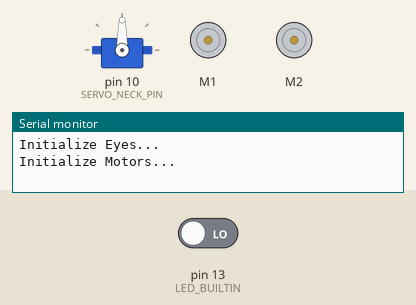
Bench run of a sketch on a simulated Arduino Uno, built with avr-gcc and run on an emulated ATmega328P. Parts: servo, 2 × DC motor (green arrow = forward, orange = backward, longer = faster), the last lines printed to the serial monitor. The test bench sets the inputs (shaded band); at power-on: pin 13 (LED_BUILTIN) LOW.

Above: at 0.1 s.
At 4.33 s:
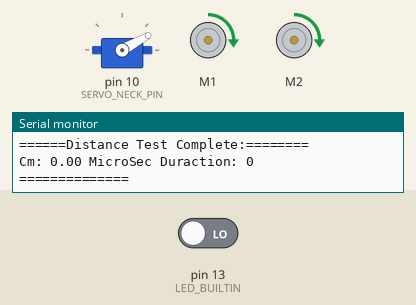
At 8.85 s:
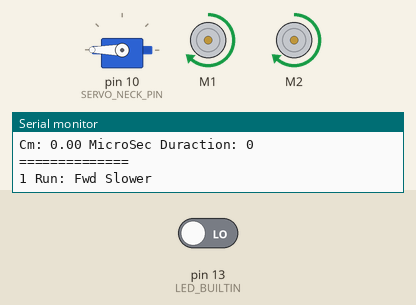
At 17.88 s:
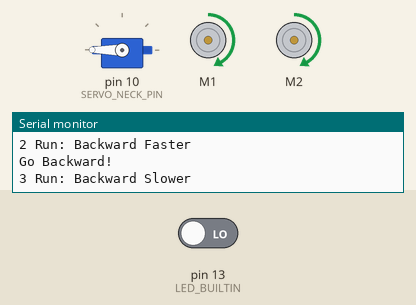
At 27.52 s:
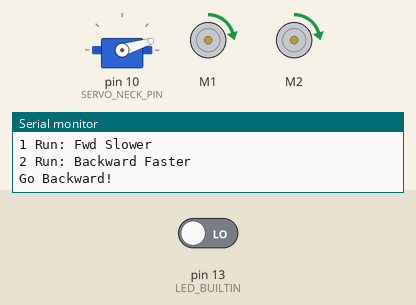
At 36.47 s:
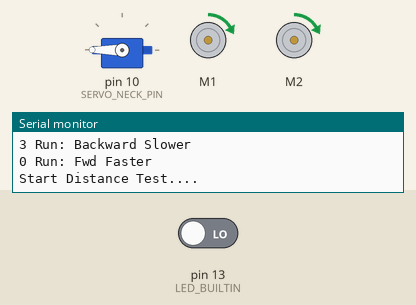
Timing chart, 0 to 40.0 s (numbered marks = the images above):
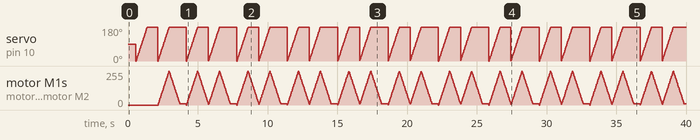

The sketch:

MotorParty.ino
```cpp
/*
  This is a test sketch for the Adafruit assembled Motor Shield for Arduino v2
  It won't work with v1.x motor shields! Only for the v2's with built in PWM
  control

  For use with the Adafruit Motor Shield v2
  ---->	http://www.adafruit.com/products/1438

  This sketch creates a fun motor party on your desk *whiirrr*
  Connect a unipolar/bipolar stepper to M3/M4
  Connect a DC motor to M1
  Connect a hobby servo to SERVO1
*/
#include <Arduino.h>

#include <Wire.h>
#include <Servo.h>
#include "CommonUtils.h"
#include "AdaMotors.h"
#include "UltrasonicEyes.h"

AdaMotors motors;
UltrasonicEyes* eyes;

// Connect a stepper motor with 200 steps per revolution (1.8 degree)
// to motor port #2 (M3 and M4)
//Adafruit_StepperMotor *myStepper = AFMS.getStepper(200, 2);

// We'll also test out the built in Arduino Servo library
//Servo servo1;

void setup() {
  // set up Serial library at 9600 bps
  Serial.begin(9600);

  Log::println("Start Robot");
  Log::println("=====It\'s the DEVASTATOR motor party (test run)!=====");

  eyes->attach();

  motors.attach();
  motors.adjustSpeed(255); // Full speed ahead

  // setup the stepper
  //myStepper->setSpeed(10);  // 10 rpm
}

void beOnTheLookout() {
  eyes->eyesFront(); //setservo position according to scaled value
  //delay(DELAY_FOR_ADJUSTING_EYES_TO_NEW_LOC);

  int middleDistance = eyes->distanceTest();
  delay(1000);
  Log::print("middleDistance=");
  Log::println(middleDistance);

  if(middleDistance <= SCREEEEEEECHHHH)
  {
    Log::println("STOP!!");
    motors.stop();
    //delay(500);
    //Log::println("LOOK RIGHT!!");
    //eyes->eyesRight();

    // myservo.write(5);
    // delay(1000);
    int rightDistance = eyes->distanceTest();

    // delay(500);
    //  myservo.write(90);
    // delay(1000);
    // myservo.write(180);
    // delay(1000);
    //Log::println("LOOK LEFT!!");
    //eyes->eyesLeft();
    int leftDistance = eyes->distanceTest();

    // delay(500);
    // myservo.write(90);
    // delay(1000);
    Log::println("RESET TO FRONT!!");
    eyes->eyesFront();
    Log::print("Forward: ");
    Log::print(middleDistance);
    Log::print(" Right: ");
    Log::print(rightDistance);
    Log::print(" Left: ");
    Log::println(leftDistance);
    if((rightDistance > leftDistance) && (rightDistance<=DANGER_AHEAD))
    {
      //motors.right();
      //delay(360);
     }
     else if ((rightDistance < leftDistance) && (leftDistance<=DANGER_AHEAD))
     {
      //motors.left();
      //delay(360);
     }
     else if (rightDistance <= DANGER_AHEAD || leftDistance <= DANGER_AHEAD)
     {
      // If Danger Ahead...throw it in reverse
       Log::print("Throw it in reverse! DANGER AHEAD in less than (CM):");
       Log::println(DANGER_AHEAD);
      //motors.backward();
      //delay(180);
     }
     else
     {
             Log::print("We're fine");

      //motors.forward();
     }
  }
  else
      Log::println("All clear. Forge ahead good rover!!");
      motors.forward();

}

int i;
void loop() {
  Log::println("0 Run: Fwd Faster");
  //beOnTheLookout();
  //  eyes->eyesFront(); //setservo position according to scaled value
  //delay(DELAY_FOR_ADJUSTING_EYES_TO_NEW_LOC);

  int middleDistance = eyes->distanceTest();
  delay(200);

  //motors.forward();

  for (i = 0; i < 255; i++) {
    servo1.write(map(i, 0, 255, 0, 180));
    motors.adjustSpeed(i);

    //myStepper->step(1, FORWARD, INTERLEAVE);
    delay(3);
  }

  Log::println("1 Run: Fwd Slower");
  for (i = 255; i != 10; i--) {
    servo1.write(map(i, 0, 0, 255, 180));
    motors.adjustSpeed(i);

    //myStepper->step(1, BACKWARD, INTERLEAVE);
    delay(3);
  }

  Log::println("2 Run: Backward Faster");
  motors.backward();

  for (i = 0; i < 255; i++) {
    servo1.write(map(i, 0, 255, 0, 180));
    motors.adjustSpeed(i);

    //myStepper->step(1, FORWARD, DOUBLE);
    delay(3);
  }

  Serial.println("3 Run: Backward Slower");
  for (i = 255; i != 10; i--) {
    servo1.write(map(i, 0, 0, 255, 180));
    motors.adjustSpeed(i);

    //myStepper->step(1, BACKWARD, DOUBLE);
    delay(3);
  }

  //motors.square();
}
```

AdaMotors.h
```cpp
#include <Arduino.h>
#include <Servo.h>
#include <Adafruit_MotorShield.h>

//#include "CommonUtils.h"

#define LEFT_DIRECTION -1
#define RIGHT_DIRECTION 1
// FORWARD AND BACKWARD are abitrary, based on motor wiring
// reverse polarity of DC motors if you want the code to make more sense.
#define ADJUSTED_DC_BACKWARD FORWARD
#define ADJUSTED_DC_FORWARD BACKWARD
#define MOTOR_TURN_90_DEGREE_TIME_MS 1500

// Create the motor shield object with the default I2C address
Adafruit_MotorShield AFMS = Adafruit_MotorShield();
int motorTurnTimeMs;

// Or, create it with a different I2C address (say for stacking)
// Adafruit_MotorShield AFMS = Adafruit_MotorShield(0x61);

// Connect a stepper motor with 200 steps per revolution (1.8 degree)
// to motor port #2 (M3 and M4)
//Adafruit_StepperMotor *myStepper = AFMS.getStepper(200, 2);
// And connect a DC motor to port M1
//Adafruit_DCMotor *myLeftMotor = AFMS.getMotor(1);
//Adafruit_DCMotor *myRightMotor = AFMS.getMotor(2);

  // NanoMouseMotors motors;
  //   motors.square();
  //   motors.move(500, 500);
  //   motors.delay(1000);
  //   motors.move(0, 500);
  //   motors.delay(1700);
  //   motors.spiral();

class AdaMotors
{
  private:
    Adafruit_DCMotor* myLeftMotor;
    Adafruit_DCMotor* myRightMotor;
    int motorTurnTimeMs = MOTOR_TURN_90_DEGREE_TIME_MS;

  public:
    void attach(byte leftMotor = 1, byte rightMotor = 2) {
      Log::println("Initialize Motors...");
      // And connect a DC motor to port M1 & M2
      myLeftMotor = AFMS.getMotor(leftMotor);
      myRightMotor = AFMS.getMotor(rightMotor);
      //AFMS.begin();  // create with the default frequency 1.6KHz
      //AFMS.begin(1000);  // OR with a different frequency, say 1KHz
      // turn on motor M1 and M2 (assuming args are 1 & 2 respectively)
      // TODO support additional motors, and document arguments
      AFMS.begin();
    }

    void die() {
        Log::println("Seize control!!!!");
        myLeftMotor->run(RELEASE);
        myRightMotor->run(RELEASE);
    }

    void stop() {
        Log::println("Brake!!!!");
        // myLeftMotor->run(BRAKE);
        // myRightMotor->run(BRAKE);
        myLeftMotor->run(RELEASE);
        myRightMotor->run(RELEASE);
    }

    void adjustSpeed(byte speedInterval = 255) {
      //0-255 (full speed)
      // Adjust speed to both motors
      //Log::println("Adjusting speed...");
      myLeftMotor->setSpeed(speedInterval);
      myRightMotor->setSpeed(speedInterval);
    }

    void backward() {
        Log::println("Go Backward!");
        myLeftMotor->run(ADJUSTED_DC_BACKWARD);
        myRightMotor->run(ADJUSTED_DC_BACKWARD);
    }

    void forward() {
        Log::println("Go Forward!");
        myLeftMotor->run(ADJUSTED_DC_FORWARD);
        myRightMotor->run(ADJUSTED_DC_FORWARD);
    }

    void turn(int direction, int degrees = 90) {
        if (direction == RIGHT_DIRECTION) {
           Log::println("Turn Right!");
           myLeftMotor->run(RELEASE);
           myRightMotor->run(ADJUSTED_DC_FORWARD);
         } else {
           Log::println("Turn Left!");
           myLeftMotor->run(ADJUSTED_DC_FORWARD);
           myRightMotor->run(RELEASE);
         }
      //   delay(1500);
      // Do we need this, if we have delays elsewhere?
      // TODO Do we need to DRY up the *byDegrees functions and just have the calcs here?
      // if (direction == RIGHT_DIRECTION) {
      //   delay(degrees * 4.9);
      // } else {
      //   delay(degrees * 5.9);
      // }
    }

    void right() {
        turn(RIGHT_DIRECTION);
        delay(motorTurnTimeMs);
    }

    void left() {
        turn(LEFT_DIRECTION);
        delay(motorTurnTimeMs);
    }

    void turnLeftByDegrees(double angleInDegrees = 90.0) const {
        //left();
        turn(LEFT_DIRECTION);
        delay(motorTurnTimeMs * angleInDegrees / 90.0);
    }

    void turnRightByDegrees(double angleInDegrees = 90.0) const {
        //right();
        turn(RIGHT_DIRECTION);
        delay(motorTurnTimeMs * angleInDegrees / 90.0);
    }

    void forwardForPeriodOfTime(unsigned int durationMs) {
      forward();
      delay(durationMs);
      //stop();
    }

      void square() {
        Log::println("Starting Square...");

        for (int i = 0; i <= 4; i++) {
          Log::println("Square step: " + i);
          forwardForPeriodOfTime(1500);
          turnLeftByDegrees();
        }
        Log::println("Completed Square...");
      }
//
//    void spiral() {
//      Log::println("Starting Spiral...");
//      for (int i = 0; i <= 6; i++) {
//        Log::println("Spiral step: " + i);
//        move(100 + (i * +10), 500 * (i + 1));
//        delay(500 * i + 1);
//        //   move(0, 250*i);
//        //   delay(1700);
//      }
//      Log::println("Completed spiral...");
//    }

//    void forwardProportionalControl(int pathDeviationErrorTerm) {
//      // Proportional Control. Will account for any wandering of the robot off a straight course,
//      // due to servo calibration, terrain differences, etc. It will adjust the power of the individual servos,
//      // to account for any directional error, and over/under-power at different levels in order to
//      // enable them drive a straight course, by turning back on course until the error rate is zero again.
//      // NOTE: In order for this to work, the motors CANNOT start at 100% power, because you can never add more.
//      // https://www.youtube.com/watch?v=yRb_37vzOd0&feature=youtu.be
//      // error = sensors.right = sensors.left
//      // leftServoPower = 50% + error
//      // rightServoPower = 50% - error
//      // NOTE: My sensors are not parallax (as used in video), so need to add the error term instead of subtract
//
//      const float Kp = 2.0; // Constant to amplify the turn rate (higher the number, higher the overcorrection)
//      leftServo.writeMicroseconds(1500 - SERVO_POWER_LEVEL + Kp*pathDeviationErrorTerm);
//      rightServo.writeMicroseconds(1500 + SERVO_POWER_LEVEL + Kp*pathDeviationErrorTerm);
//    }

};
```

CommonUtils.h
```cpp
#include <Arduino.h>

#define DEBUG 1

#ifdef DEBUG
  #define DPRINT(...)    Serial.print(__VA_ARGS__);
  #define DPRINTLN(...)  Serial.println(__VA_ARGS__);
#else
  #define DPRINT(...)
  #define DPRINTLN(...)
#endif

class CommonUtils
{
  public:
    void blinkTest() {
      DPRINTLN("Blink Board...");
      // Test Code to Validate Board is Responding (Will Blink LED)
      digitalWrite(LED_BUILTIN, HIGH);
      delay(1000);
      digitalWrite(LED_BUILTIN, LOW);
      delay(1000);
    }
};

class Log
{
  public:
    template<typename X>
    static void print(X&& x) {
      Serial.print(x);
    }

    template<typename X, typename... Args>
    static void print(X&& x, Args&&... args) {
      Serial.print(x);
      print(args...);
    }

    template<typename X>
    static void println(X&& x) {
      Serial.println(x);
    }

    template<typename X, typename... Args>
    static void println(X&& x, Args&&... args) {
      Serial.print(x);
      println(args...);
    }
};
```

UltrasonicEyes.h
```cpp
#include <Arduino.h>
#include <Servo.h>
#include <Adafruit_MotorShield.h>
#include <NewPing.h>
//#include "CommonUtils.h"

// #define LEFT_DIRECTION -1
// #define RIGHT_DIRECTION 1
#define SCREEEEEEECHHHH 50
// Distance at which to stomp the brakes (units: cm. originally 20)
#define DANGER_AHEAD 80 // Distance at which to assume you can't go left or right (units: cm. originally 20)
#define TRIGGER_PIN 12
#define ECHO_PIN 13

#define SERVO_NECK_PIN 10 // Pin 10
#define MAX_DISTANCE 500
#define DELAY_FOR_ADJUSTING_EYES_TO_NEW_LOC 1000
#define AVOID_TO_RIGHT 0
#define AVOID_TO_LEFT 1
#define AVOID_TO_BACK 2
#define DONT_AVOID -1

// Create the motor shield object with the default I2C address
// Adafruit_MotorShield AFMS = Adafruit_MotorShield();
// int motorTurnTimeMs;
//
// int Echo = A4;
// int Trig = A5;

// Use the built in Arduino Servo library (we could also use the AdaFruit Stepper Abstraction)
Servo servo1;
//NewPing sonar(TRIGGER_PIN, ECHO_PIN, MAX_DISTANCE);
//Ultrasonic ultrasonic(TRIGGER_PIN, ECHO_PIN);

class UltrasonicEyes
{
  private:
    //NewPing mySonarEyes;
    // Adafruit_DCMotor* myRightMotor;
    // int motorTurnTimeMs = MOTOR_TURN_90_DEGREE_TIME_MS;
    int triggerPin, echoPin;

  public:
    void attach() {
      Log::println("Initialize Eyes...");
      // pinMode(trigPin, OUTPUT);
      // pinMode(echoPin, INPUT);
      //mySonarEyes = sonar;
      // Attach a servo to pin SERVO_NECK_PIN
      this->triggerPin = TRIGGER_PIN;
      this->echoPin = ECHO_PIN;
      pinMode(triggerPin, OUTPUT);
      pinMode(echoPin, INPUT);

      servo1.attach(SERVO_NECK_PIN);
    }
//
//    int distanceTest() {
//        Log::println("Start Distance Test....");
//        //echoCheck();
//        Log::println("Echo Test Complete:");
//        unsigned int x = mySonarEyes.ping();
//        //double y = x / US_ROUNDTRIP_CM;
//        Log::print("Distance Test Complete:");
//        Log::print(x);
//        //Log::print(" ");
//        //Log::print(y);
//        Log::println(".....");
//        return x;
//    }

    double distanceTest() {
        Log::println("Start Distance Test....");
        // Make sure that trigger pin is LOW.
        digitalWrite(triggerPin, LOW);
        delayMicroseconds(2);
        // Hold trigger for 10 microseconds, which is signal for sensor to measure distance.
        digitalWrite(triggerPin, HIGH);
        delayMicroseconds(10);
        digitalWrite(triggerPin, LOW);

        // Measure the length of echo signal, which is equal to the time needed for sound to go there and back.
        unsigned long durationMicroSec = pulseIn(echoPin, HIGH, 250000);
        double distanceCm = durationMicroSec / 2.0 * 0.0343;

        Log::println("======Distance Test Complete:========");
        Log::print("Cm: ");
        Log::print(distanceCm);
        Log::print(" MicroSec Duraction: ");
        Log::println(durationMicroSec);
        Log::println("==============");

        if (distanceCm == 0 || distanceCm > 400) {
            return -1.0 ;
        } else {
            return distanceCm;
        }

//        Log::print("Distance Test Complete:");
//        Log::print(distanceCm);
//        Log::println(".....");
    }

    void eyesFront() {
      //Log::println("Test 90 front!!!!");

      // Move servo to 0 deg
      eyesLook(90);
    }

    void eyesLeft() {
      //Log::println("Test 180 left!!!!");

      // Move servo to 180 deg
      eyesLook(180);
    }

    void eyesRight() {
      //Log::println("Test 5 right!!!!");

      // Move servo to -180 deg
      eyesLook(5);
    }

    void eyesLook(int degrees) {
      // Move servo to X deg
      servo1.write(degrees);
      delay(DELAY_FOR_ADJUSTING_EYES_TO_NEW_LOC);
    }

    void eyesStop() {
        // Stop Servo
    }

   void echoCheck() { // Timer2 interrupt calls this function every 24uS where you can check the ping status.
    // Don't do anything here!
//    if (mySonarEyes.check_timer()) { // This is how you check to see if the ping was received.
//      // Here's where you can add code.
//      Serial.print("Ping: ");
//      Serial.print(mySonarEyes.ping_result / US_ROUNDTRIP_CM); // Ping returned, uS result in ping_result, convert to cm with US_ROUNDTRIP_CM.
//      Serial.println("cm");
//    } else {
//      Serial.println("Timer not complete!");
//    }
    // Don't do anything here!
  }

};
```
